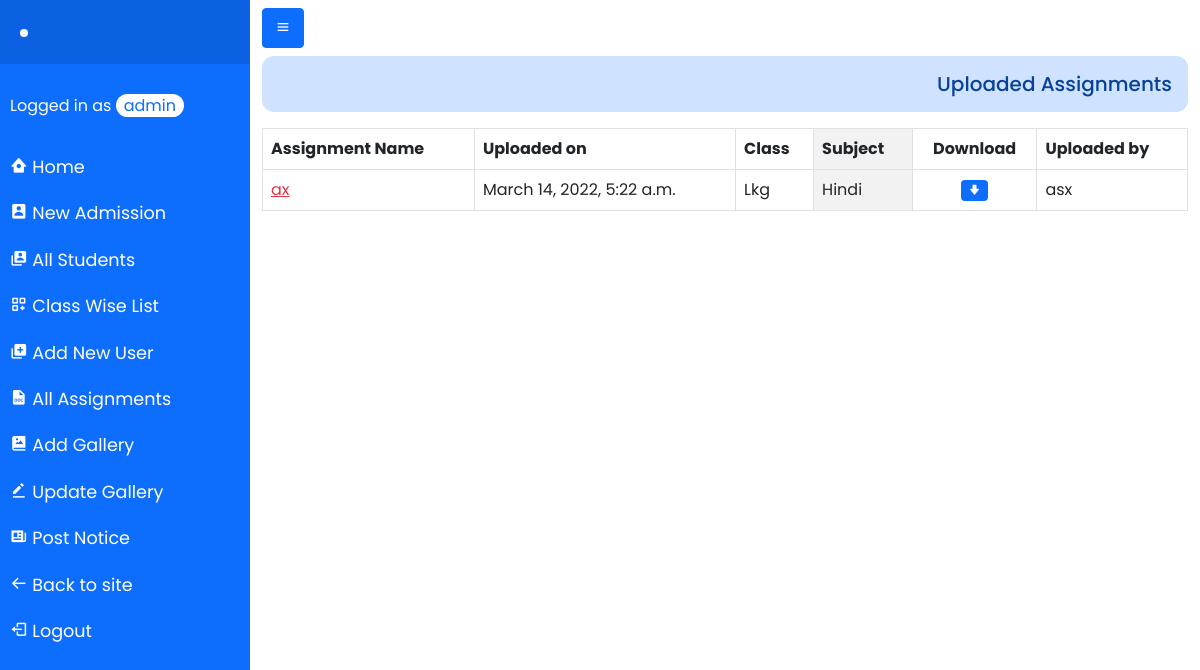
The app's page /allassignments/ (signed in), older data.
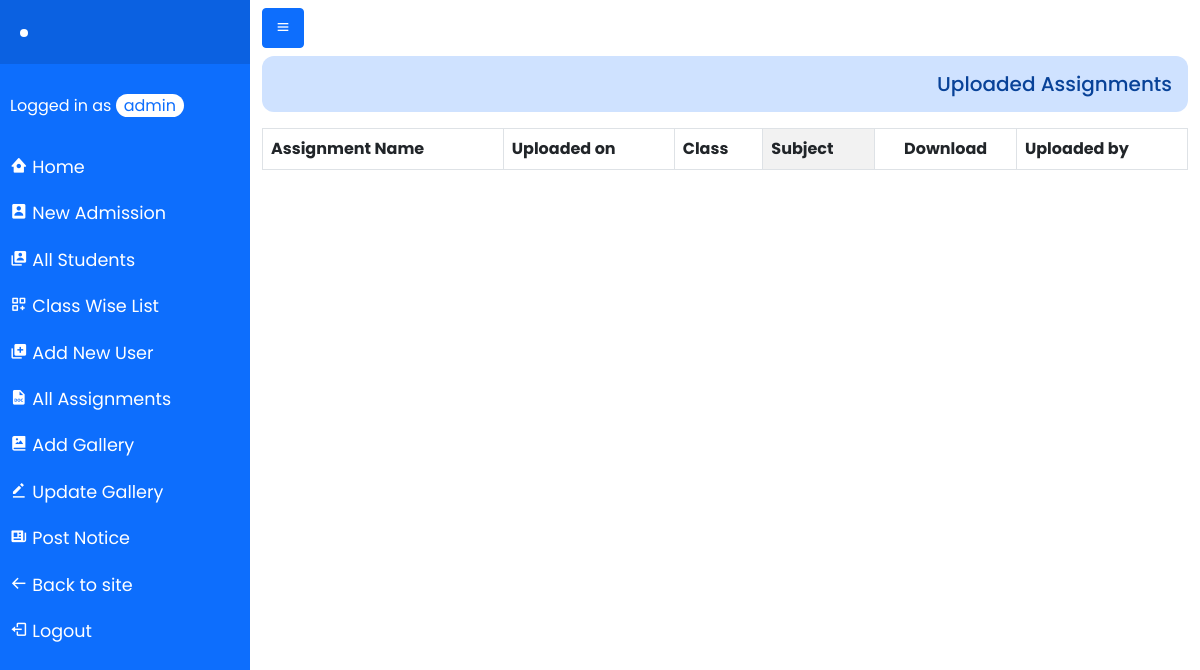
The same page, newer data.
### myapp/models.py (models this page shows, shortened)
class AssignmentUpload(models.Model):
    assignment_file = models.FileField(upload_to='assignment/')
    assignment_name = models.CharField(max_length=50, blank=True, null=True)
    date_of_posting = models.DateTimeField()
    assignment_class = models.CharField(max_length=20, choices=CLASS_CHOICES, default='---')
    assignment_subject = models.CharField(max_length=40, choices=SUBJECT_CHOICES, default='---')
    uploaded_by = models.CharField(max_length=100, blank=True, null=True)

### myapp/views.py (the view)
# urls.py: path('allassignments/',views.allassignments, name="allassignments"),
@login_required(login_url='handleLogin')
def allassignments(request):
    assignment = AssignmentUpload.objects.all()
    return render(request, 'allassignments.html',{'assignment': assignment})

### templates/allassignments.html (shortened to what this page needs)
{% extends 'base.html' %}
{% load crispy_forms_filters %}
{% load crispy_forms_tags %}
{% block content %}
<div class="pb-3">
    <div class="alert alert-primary text-end" style="border: 0 !important;border-radius:12px">
        <h5 class="m-0 p-0">Uploaded Assignments</h5>
    </div>
    <div class="table-responsive mb-5">
        <table class="table table-bordered">
        <thead>
            <tr>
                <th scope="col">Assignment Name</th>
                <th scope="col">Uploaded on</th>
                <th scope="col">Class</th>
                <th scope="col">Subject</th>
                <th class="text-center" scope="col">Download</th>
                <th scope="col">Uploaded by</th>
            </tr>
        </thead>
        <tbody>
            {% for i in assignment %}
            <tr>
                <td><span class="text-danger"><a href="{{i.assignment_file.url}}" target="_blank" class="text-danger">{{i.assignment_name}}</a></span></td>
                <td>{{i.date_of_posting}}</td>
                <td>{{i.assignment_class|title}}</td>
                <td>{{i.assignment_subject|title}}</td>
                <td class="text-center"><a href="{{i.assignment_file.url}}" download><span class="badge bg-primary"><i class='bx bxs-downvote text-white'></i></span></a></td>
                <td>{{i.uploaded_by}}</td>
            </tr>
            {% endfor %}
        </tbody>
        </table>
    </div>
</div>
{% endblock content %}

### templates/base.html (shortened to what this page needs)
{% load static %}
<!DOCTYPE html>
<html lang="en">
<head>
    <link href="https://cdn.jsdelivr.net/npm/bootstrap@5.0.0/dist/css/bootstrap.min.css" rel="stylesheet"
 />
    <link rel="stylesheet" href="{% static 'styles.css' %}" />
    <link rel="stylesheet" href="https://cdn.datatables.net/1.11.3/css/dataTables.bootstrap5.min.css" />
    <link href="https://unpkg.com/boxicons@2.1.1/css/boxicons.min.css" rel="stylesheet" />
    <link href="https://cdnjs.cloudflare.com/ajax/libs/toastr.js/2.0.1/css/toastr.css" rel="stylesheet"/>
</head>
<body>
    <div class="wrapper">
        <nav id="sidebar">
            <div class="sidebar-header">
                <a href="/" class="site-logo "><img style="height: 4rem;background-color:white;border-radius:13px;" class="img-fluid p-1"
                    src="{% static 'img/logo.svg' %}"
                    alt=""></a>
            </div>
            {% if user.is_authenticated and user.is_superuser %}
            <ul class="list-unstyled components">
                {% if user.is_authenticated %}
                <p>Logged in as <span class="px-2" style="background-color: white;color: #0d6efd;border-radius: 12px;">{{request.user.username}}</span></p>
                {% endif %}
                <li>
                    <a href="/portal"><i class='bx bxs-home-circle'></i> Home</a>
                </li>
                {% if user.is_authenticated %}
                <li>
                    <a href="/admission"><i class='bx bxs-user-rectangle'></i> New Admission</a>
                </li>
                {% endif %}
                {% if user.is_authenticated %}
                <li>
                    <a href="/all-admissions"><i class='bx bxs-user-account'></i> All Students</a>
                </li>
                {% endif %}
                {% if user.is_authenticated %}
                <li>
                    <a href="/filterclass"><i class='bx bx-customize'></i> Class Wise List</a>
                </li>
                {% endif %}
                {% if user.is_authenticated %}
                <li>
                    <a href="/signup"><i class='bx bxs-add-to-queue'></i> Add New User</a>
                </li>
                {% endif %}
                {% if user.is_authenticated %}
                <li>
                    <a href="/allassignments"><i class='bx bxs-file-doc'></i> All Assignments</a>
                </li>
                {% endif %}
                {% if user.is_authenticated %}
                <li>
                    <a href="/uploadgallery"><i class='bx bxs-photo-album'></i> Add Gallery</a>
                </li>
                {% endif %}
                {% if user.is_authenticated %}
                <li>
                    <a href="/updategallery"><i class='bx bxs-edit-alt'></i> Update Gallery</a>
                </li>
                {% endif %}
                {% if user.is_authenticated %}
                <li>
                    <a href="/uploadnotice"><i class='bx bxs-news'></i> Post Notice</a>
                </li>
                {% endif %}
                <li>
                    <a href="/"><i class='bx bx-arrow-back'></i> Back to site</a>
                </li>
                {% if user.is_authenticated %}
                <li>
                    <a href="/logout"><i class='bx bx-log-out'></i> Logout</a>
                </li>
                {% endif %}
            </ul>
            {% endif %}
        </nav>
        {% if user.is_authenticated and user.is_superuser %}
        <div id="content" class="container">
            <nav class="navbar navbar-expand-lg ">
                <button type="button" id="sidebarCollapse" class="btn btn-primary shadow-none">
                    <span><i class='bx bx-menu' style="line-height:1.5"></i></span>
                </button>
            </nav>
            {% block content %}{% endblock content %}
        </div>
        {% endif %}
    </div>
</body>
</html>

### static/styles.css (style rules this page uses)
html { scroll-behavior: smooth; }
body { font-family: "Poppins", sans-serif; }
.wrapper { display: flex; width: 100%; align-items: stretch; }
#sidebar { min-width: 250px; max-width: 250px; background: #0d6efd; color: #fff; transition: all 0.3s; height: 100vh; }
#sidebar .sidebar-header { padding: 20px; background: #0b61e1; }
#sidebar ul.components { padding: 20px 0; }
#sidebar ul p { color: #fff; padding: 10px; }
#sidebar ul li a { padding: 10px; font-size: 1.1em; display: block; color: white; text-decoration: none; }
.table th:nth-child(4), .table td:nth-child(4) { position: sticky; left: -0; background-color: rgb(242, 242, 242); }

Row changes from the older to the newer data that the page shows:
removed AssignmentUpload: assignment_name "ax", date_of_posting "March 14, 2022, 5:22 a.m.", assignment_class "Lkg", assignment_subject "Hindi", uploaded_by "asx"
